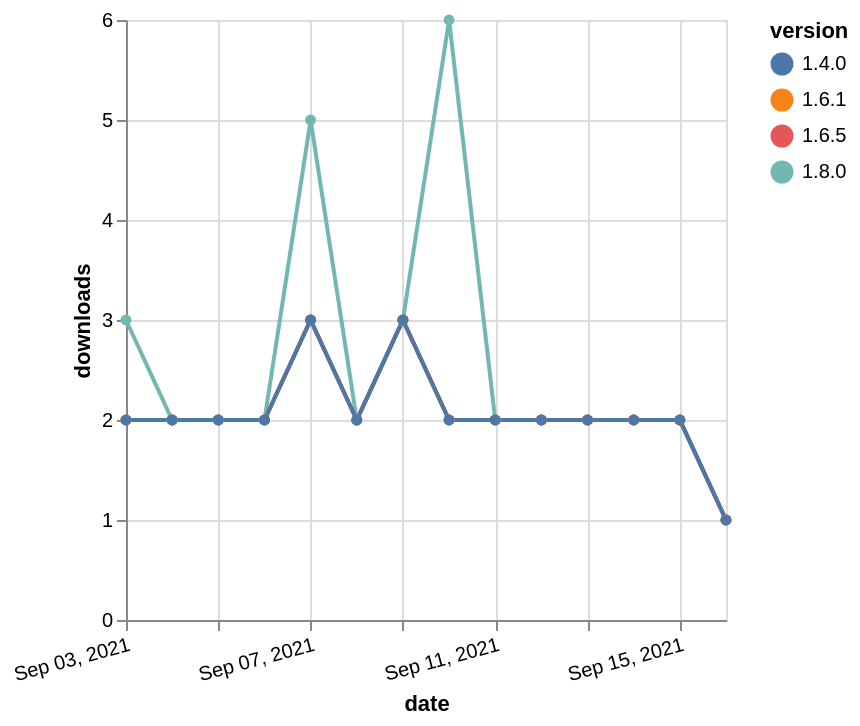

Express this chart as Vega-Lite.
### Vega-Lite specification from a JSON file in a GitHub repository (floating-point values rounded to 4 significant figures)
{"$schema": "https://vega.github.io/schema/vega-lite/v5.json", "description": "A simple bar chart with embedded data.", "data": {"values": [{"date": "2021-09-03", "total": 671, "delta": 2, "version": "1.6.1"}, {"date": "2021-09-04", "total": 673, "delta": 2, "version": "1.6.1"}, {"date": "2021-09-05", "total": 675, "delta": 2, "version": "1.6.1"}, {"date": "2021-09-06", "total": 677, "delta": 2, "version": "1.6.1"}, {"date": "2021-09-07", "total": 680, "delta": 3, "version": "1.6.1"}, {"date": "2021-09-08", "total": 682, "delta": 2, "version": "1.6.1"}, {"date": "2021-09-09", "total": 685, "delta": 3, "version": "1.6.1"}, {"date": "2021-09-10", "total": 687, "delta": 2, "version": "1.6.1"}, {"date": "2021-09-11", "total": 689, "delta": 2, "version": "1.6.1"}, {"date": "2021-09-12", "total": 691, "delta": 2, "version": "1.6.1"}, {"date": "2021-09-13", "total": 693, "delta": 2, "version": "1.6.1"}, {"date": "2021-09-14", "total": 695, "delta": 2, "version": "1.6.1"}, {"date": "2021-09-15", "total": 697, "delta": 2, "version": "1.6.1"}, {"date": "2021-09-16", "total": 698, "delta": 1, "version": "1.6.1"}, {"date": "2021-09-03", "total": 243, "delta": 3, "version": "1.8.0"}, {"date": "2021-09-04", "total": 245, "delta": 2, "version": "1.8.0"}, {"date": "2021-09-05", "total": 247, "delta": 2, "version": "1.8.0"}, {"date": "2021-09-06", "total": 249, "delta": 2, "version": "1.8.0"}, {"date": "2021-09-07", "total": 254, "delta": 5, "version": "1.8.0"}, {"date": "2021-09-08", "total": 256, "delta": 2, "version": "1.8.0"}, {"date": "2021-09-09", "total": 259, "delta": 3, "version": "1.8.0"}, {"date": "2021-09-10", "total": 265, "delta": 6, "version": "1.8.0"}, {"date": "2021-09-11", "total": 267, "delta": 2, "version": "1.8.0"}, {"date": "2021-09-12", "total": 269, "delta": 2, "version": "1.8.0"}, {"date": "2021-09-13", "total": 271, "delta": 2, "version": "1.8.0"}, {"date": "2021-09-14", "total": 273, "delta": 2, "version": "1.8.0"}, {"date": "2021-09-15", "total": 275, "delta": 2, "version": "1.8.0"}, {"date": "2021-09-16", "total": 276, "delta": 1, "version": "1.8.0"}, {"date": "2021-09-03", "total": 370, "delta": 2, "version": "1.6.5"}, {"date": "2021-09-04", "total": 372, "delta": 2, "version": "1.6.5"}, {"date": "2021-09-05", "total": 374, "delta": 2, "version": "1.6.5"}, {"date": "2021-09-06", "total": 376, "delta": 2, "version": "1.6.5"}, {"date": "2021-09-07", "total": 379, "delta": 3, "version": "1.6.5"}, {"date": "2021-09-08", "total": 381, "delta": 2, "version": "1.6.5"}, {"date": "2021-09-09", "total": 384, "delta": 3, "version": "1.6.5"}, {"date": "2021-09-10", "total": 386, "delta": 2, "version": "1.6.5"}, {"date": "2021-09-11", "total": 388, "delta": 2, "version": "1.6.5"}, {"date": "2021-09-12", "total": 390, "delta": 2, "version": "1.6.5"}, {"date": "2021-09-13", "total": 392, "delta": 2, "version": "1.6.5"}, {"date": "2021-09-14", "total": 394, "delta": 2, "version": "1.6.5"}, {"date": "2021-09-15", "total": 396, "delta": 2, "version": "1.6.5"}, {"date": "2021-09-16", "total": 397, "delta": 1, "version": "1.6.5"}, {"date": "2021-09-03", "total": 1015, "delta": 2, "version": "1.4.0"}, {"date": "2021-09-04", "total": 1017, "delta": 2, "version": "1.4.0"}, {"date": "2021-09-05", "total": 1019, "delta": 2, "version": "1.4.0"}, {"date": "2021-09-06", "total": 1021, "delta": 2, "version": "1.4.0"}, {"date": "2021-09-07", "total": 1024, "delta": 3, "version": "1.4.0"}, {"date": "2021-09-08", "total": 1026, "delta": 2, "version": "1.4.0"}, {"date": "2021-09-09", "total": 1029, "delta": 3, "version": "1.4.0"}, {"date": "2021-09-10", "total": 1031, "delta": 2, "version": "1.4.0"}, {"date": "2021-09-11", "total": 1033, "delta": 2, "version": "1.4.0"}, {"date": "2021-09-12", "total": 1035, "delta": 2, "version": "1.4.0"}, {"date": "2021-09-13", "total": 1037, "delta": 2, "version": "1.4.0"}, {"date": "2021-09-14", "total": 1039, "delta": 2, "version": "1.4.0"}, {"date": "2021-09-15", "total": 1041, "delta": 2, "version": "1.4.0"}, {"date": "2021-09-16", "total": 1042, "delta": 1, "version": "1.4.0"}]}, "width": "container", "mark": {"type": "line", "point": {"filled": true}}, "encoding": {"x": {"field": "date", "type": "temporal", "timeUnit": "yearmonthdate", "title": "date", "axis": {"labelAngle": -15}}, "y": {"field": "delta", "type": "quantitative", "title": "downloads"}, "color": {"field": "version", "type": "nominal"}, "tooltip": {"field": "delta"}}}
